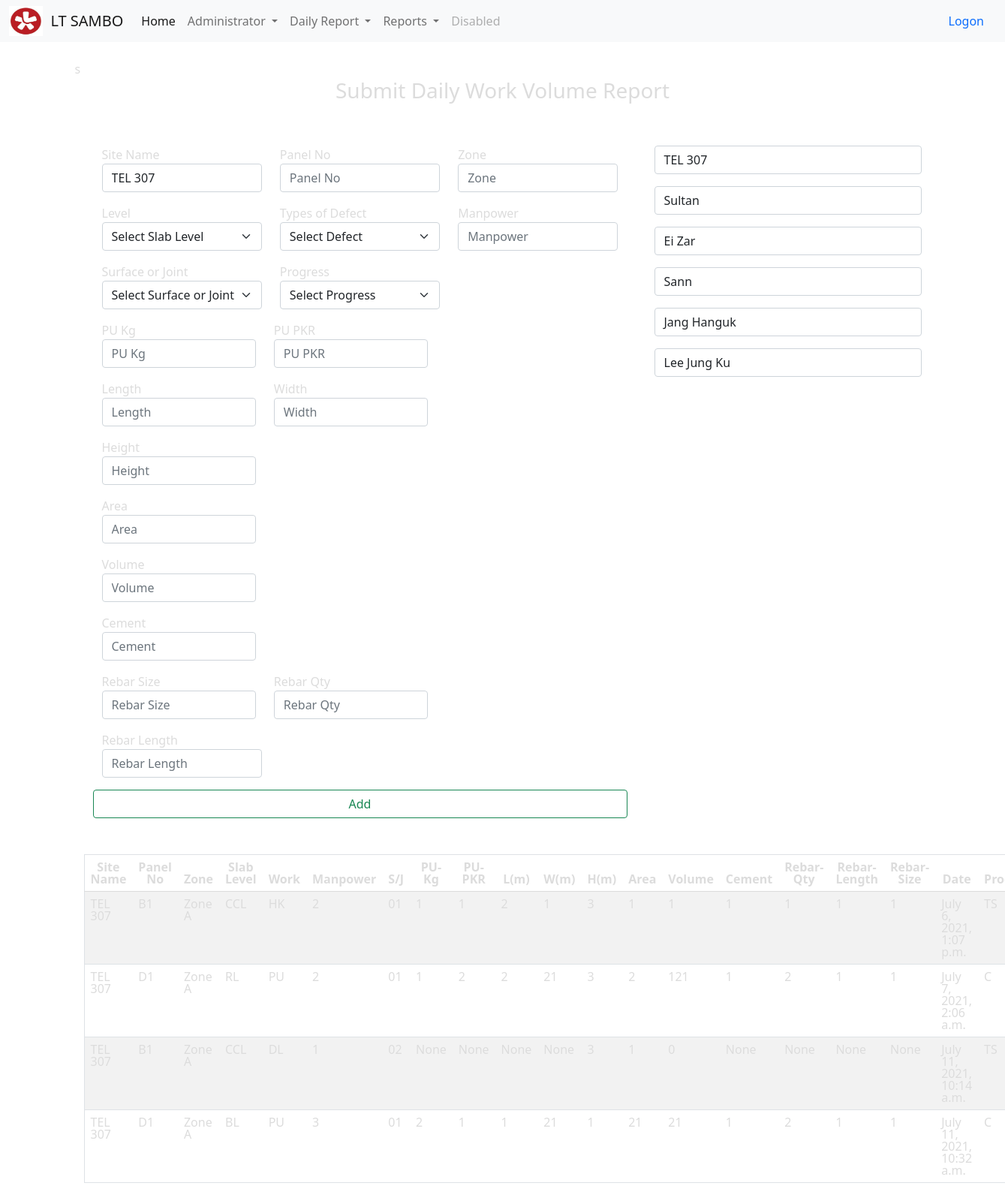
The app's page /daily_wv_submission/wv_daily_submission/2, older data.
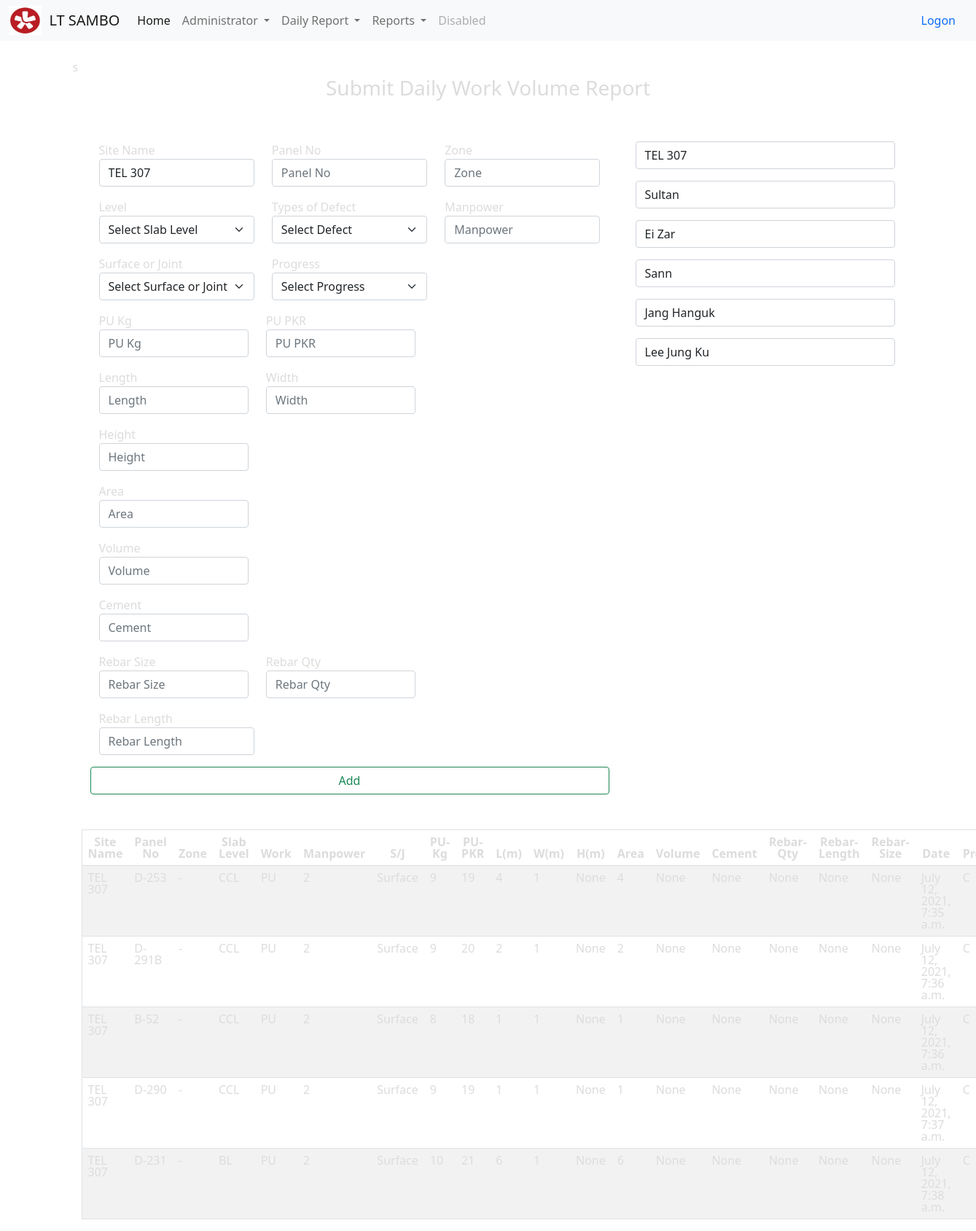
The same page, newer data.
### todo_list/models.py (models this page shows, shortened)
class WV_Daily_Report_Details(models.Model):
    ID_WV_Main = models.CharField(max_length=200)
    TX_Panel_No = models.CharField(max_length=200)
    TX_Zone = models.CharField(max_length=200, null=True, blank=True)
    CD_Slab_Level = models.CharField(max_length=200)
    CD_Work = models.CharField(max_length=200)
    TX_Man_Power_Work = models.CharField(max_length=200)
    TX_Sur_Joint = models.CharField(max_length=200)
    PU_Kg= models.CharField(max_length=200, null=True, blank=True)
    PU_PKR = models.CharField(max_length=200, null=True, blank=True)
    Volume_L = models.CharField(max_length=200, null=True, blank=True)
    Volume_W = models.CharField(max_length=200, null=True, blank=True)
    Volume_H = models.CharField(max_length=200, null=True, blank=True)
    Volume = models.CharField(max_length=200, null=True, blank=True)
    AREA = models.CharField(max_length=200, null=True, blank=True)
    Progress = models.CharField(max_length=200)
    Cement = models.CharField(max_length=200, null=True, blank=True)
    Rebar_Qty = models.CharField(max_length=200, null=True, blank=True)
    Rebar_Length = models.CharField(max_length=200, null=True, blank=True)
    Rebar_Size = models.CharField(max_length=200, null=True, blank=True)
    created_date = models.DateTimeField(auto_now_add=True)
    modified_date = models.DateTimeField(auto_now=True)
    Is_Active = models.BooleanField(default=True)

### todo_list/views.py (the view)
# urls.py: path('daily_wv_submission/wv_daily_submission/<site_id>',views.daily_wv_submission, name='wv_daily_submission'),
def daily_wv_submission(request, site_id):
    if request.method == 'POST':
        form = WVDailyReportDetailsForm(request.POST or None)
        if form.is_valid():
            form.save()
        wv_main_item = WV_Main.objects.get(pk=site_id)
        Daily_report_Details_item = WV_Daily_Report_Details.objects.filter(ID_WV_Main=wv_main_item.CD_Site)
        work_volume_items = Work_Volume.objects.all
        slab_level_items = Slab_Level.objects.all
        messages.success(request, ('Item has been added to the list!'))
        return render(request, 'submission/submit_daily_workvolume.html',
                      {'Daily_report_Details_items': Daily_report_Details_item,
                       'wv_main_item': wv_main_item,
                       'work_volume_items': work_volume_items,
                       'slab_level_items': slab_level_items})
    else:
        wv_main_item = WV_Main.objects.get(pk=site_id)
        work_volume_items = Work_Volume.objects.all
        slab_level_items = Slab_Level.objects.all #filter(ID_WV_Main="TEL 308").order_by('id').first()
        Daily_report_Details_items = WV_Daily_Report_Details.objects.filter(ID_WV_Main=wv_main_item.CD_Site)
        return render(request, 'submission/submit_daily_workvolume.html',
                      {'Daily_report_Details_items': Daily_report_Details_items,
                       'wv_main_item': wv_main_item,
                       'work_volume_items': work_volume_items,
                       'slab_level_items': slab_level_items})

### todo_list/templates/submission/submit_daily_workvolume.html (shortened to what the changed rows need)
{% extends 'base.html' %}
{% block content %}
<!DOCTYPE html>
<html lang="en">
<head>
</head>
<body>
    <div class="container">
      <br><br>
           <br>
              <br>
              {% if Daily_report_Details_items %}
                <table class="table table-striped secondary border" style="Color:#dcdcdc; line-height:1;">
                   <thead>
                   <tr>
                   <th><center>Site Name</center></th>
                   <th class="text-center"><center>Panel No</center></th>
                   <th class="text-center"><center>Zone</center></th>
                   <th class="text-center"><center>Slab Level</center></th>
                   <th class="text-center"><center>Work</center></th>
                   <th class="text-center"><center>Manpower</center></th>
                   <th class="text-center"><center>S/J</center></th>
                   <th class="text-center"><center>PU-Kg</center></th>
                   <th class="text-center"><center>PU-PKR</center></th>
                   <th class="text-center"><center>L(m)</center></th>
                   <th class="text-center"><center>W(m)</center></th>
                   <th class="text-center"><center>H(m)</center></th>
                   <th class="text-center"><center>Area</center></th>
                   <th class="text-center"><center>Volume</center></th>
                   <th class="text-center"><center>Cement</center></th>
                   <th class="text-center"><center>Rebar-Qty</center></th>
                   <th class="text-center"><center>Rebar-Length</center></th>
                   <th class="text-center"><center>Rebar-Size</center></th>
                   <th class="text-center"><center>Date</center></th>
                   <th class="text-center"><center>Progress</center></th>
                   </tr>
                   </thead>
                  {% for things in Daily_report_Details_items %}
                    <tr style="Color:#dcdcdc;">
                    <td>{{ things.ID_WV_Main }}</td>
                    <td>{{ things.TX_Panel_No }}</td>
                    <td>{{ things.TX_Zone }}</td>
                    <td>{{ things.CD_Slab_Level }}</td>
                    <td>{{ things.CD_Work }}</td>
                    <td>{{ things.TX_Man_Power_Work }}</td>
                    <td>{{ things.TX_Sur_Joint }}</td>
                    <td>{{ things.PU_Kg }}</td>
                    <td>{{ things.PU_PKR }}</td>
                    <td>{{ things.Volume_L }}</td>
                    <td>{{ things.Volume_W }}</td>
                    <td>{{ things.Volume_H }}</td>
                    <td>{{ things.AREA }}</td>
                    <td>{{ things.Volume }}</td>
                    <td>{{ things.Cement }}</td>
                    <td>{{ things.Rebar_Qty }}</td>
                    <td>{{ things.Rebar_Length }}</td>
                    <td>{{ things.Rebar_Size }}</td>
                    <td>{{ things.created_date }}</td>
                    <td>{{ things.Progress }}</td>
                    </tr>
                    {% endfor %}
                </table>
                {% endif %}
        </div>
        </div>
</body>
</html>
{% endblock %}

Row changes from the older to the newer data that the page shows:
removed WV_Daily_Report_Details: ID_WV_Main "TEL 307", TX_Panel_No "B1", TX_Zone "Zone A", CD_Slab_Level "CCL", CD_Work "HK", TX_Man_Power_Work "2", TX_Sur_Joint "01", PU_Kg "1", PU_PKR "1", Volume_L "2", Volume_W "1", Volume_H "3", AREA "1", Volume "1", Cement "1", Rebar_Qty "1", Rebar_Length "1", Rebar_Size "1", created_date "July 6, 2021, 1:07 p.m.", Progress "TS"
removed WV_Daily_Report_Details: ID_WV_Main "TEL 307", TX_Panel_No "D1", TX_Zone "Zone A", CD_Slab_Level "RL", CD_Work "PU", TX_Man_Power_Work "2", TX_Sur_Joint "01", PU_Kg "1", PU_PKR "2", Volume_L "2", Volume_W "21", Volume_H "3", AREA "2", Volume "121", Cement "1", Rebar_Qty "2", Rebar_Length "1", Rebar_Size "1", created_date "July 7, 2021, 2:06 a.m.", Progress "C"
removed WV_Daily_Report_Details: ID_WV_Main "TEL 307", TX_Panel_No "B1", TX_Zone "Zone A", CD_Slab_Level "CCL", CD_Work "DL", TX_Man_Power_Work "1", TX_Sur_Joint "02", PU_Kg "None", PU_PKR "None", Volume_L "None", Volume_W "None", Volume_H "3", AREA "1", Volume "0", Cement "None", Rebar_Qty "None", Rebar_Length "None", Rebar_Size "None", created_date "July 11, 2021, 10:14 a.m.", Progress "TS"
removed WV_Daily_Report_Details: ID_WV_Main "TEL 307", TX_Panel_No "D1", TX_Zone "Zone A", CD_Slab_Level "BL", CD_Work "PU", TX_Man_Power_Work "3", TX_Sur_Joint "01", PU_Kg "2", PU_PKR "1", Volume_L "1", Volume_W "21", Volume_H "1", AREA "21", Volume "21", Cement "1", Rebar_Qty "2", Rebar_Length "1", Rebar_Size "1", created_date "July 11, 2021, 10:32 a.m.", Progress "C"
added WV_Daily_Report_Details: ID_WV_Main "TEL 307", TX_Panel_No "D-253", TX_Zone "-", CD_Slab_Level "CCL", CD_Work "PU", TX_Man_Power_Work "2", TX_Sur_Joint "Surface", PU_Kg "9", PU_PKR "19", Volume_L "4", Volume_W "1", Volume_H "None", AREA "4", Volume "None", Cement "None", Rebar_Qty "None", Rebar_Length "None", Rebar_Size "None", created_date "July 12, 2021, 7:35 a.m.", Progress "C"
added WV_Daily_Report_Details: ID_WV_Main "TEL 307", TX_Panel_No "D-291B", TX_Zone "-", CD_Slab_Level "CCL", CD_Work "PU", TX_Man_Power_Work "2", TX_Sur_Joint "Surface", PU_Kg "9", PU_PKR "20", Volume_L "2", Volume_W "1", Volume_H "None", AREA "2", Volume "None", Cement "None", Rebar_Qty "None", Rebar_Length "None", Rebar_Size "None", created_date "July 12, 2021, 7:36 a.m.", Progress "C"
added WV_Daily_Report_Details: ID_WV_Main "TEL 307", TX_Panel_No "B-52", TX_Zone "-", CD_Slab_Level "CCL", CD_Work "PU", TX_Man_Power_Work "2", TX_Sur_Joint "Surface", PU_Kg "8", PU_PKR "18", Volume_L "1", Volume_W "1", Volume_H "None", AREA "1", Volume "None", Cement "None", Rebar_Qty "None", Rebar_Length "None", Rebar_Size "None", created_date "July 12, 2021, 7:36 a.m.", Progress "C"
added WV_Daily_Report_Details: ID_WV_Main "TEL 307", TX_Panel_No "D-290", TX_Zone "-", CD_Slab_Level "CCL", CD_Work "PU", TX_Man_Power_Work "2", TX_Sur_Joint "Surface", PU_Kg "9", PU_PKR "19", Volume_L "1", Volume_W "1", Volume_H "None", AREA "1", Volume "None", Cement "None", Rebar_Qty "None", Rebar_Length "None", Rebar_Size "None", created_date "July 12, 2021, 7:37 a.m.", Progress "C"
added WV_Daily_Report_Details: ID_WV_Main "TEL 307", TX_Panel_No "D-231", TX_Zone "-", CD_Slab_Level "BL", CD_Work "PU", TX_Man_Power_Work "2", TX_Sur_Joint "Surface", PU_Kg "10", PU_PKR "21", Volume_L "6", Volume_W "1", Volume_H "None", AREA "6", Volume "None", Cement "None", Rebar_Qty "None", Rebar_Length "None", Rebar_Size "None", created_date "July 12, 2021, 7:38 a.m.", Progress "C"
